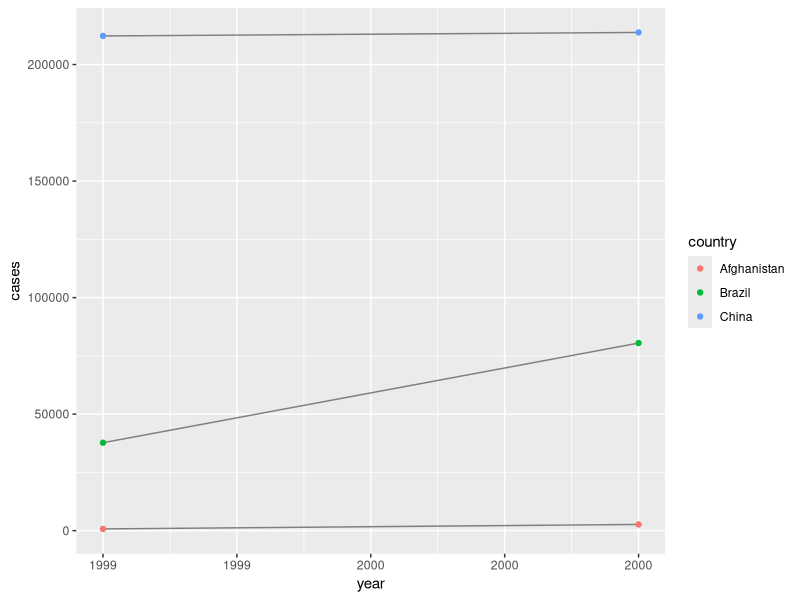
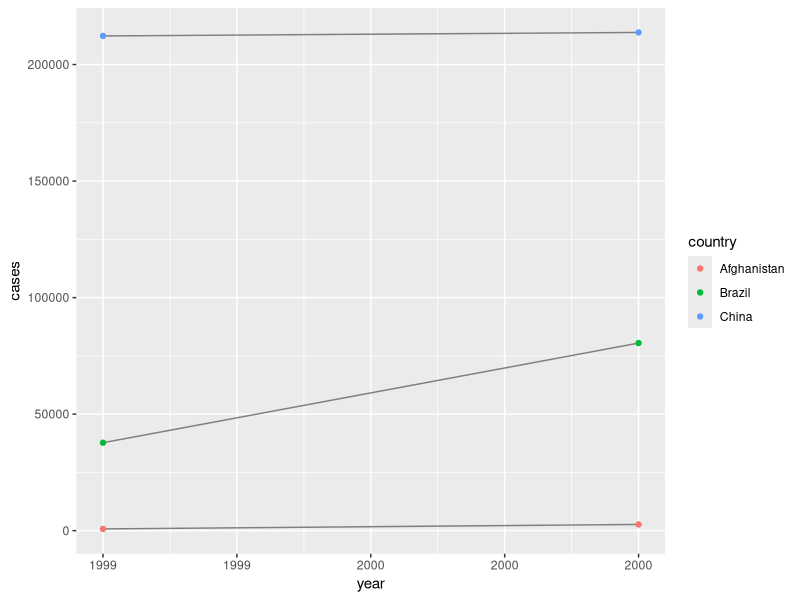
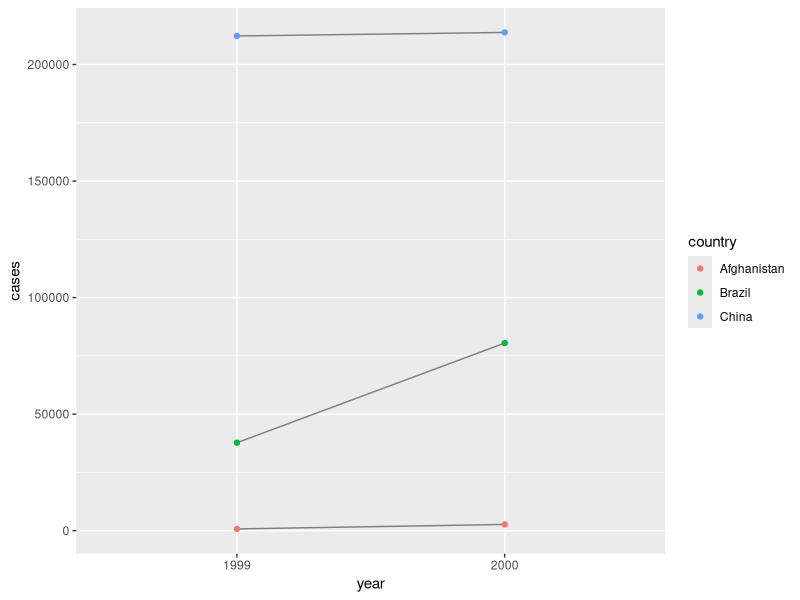
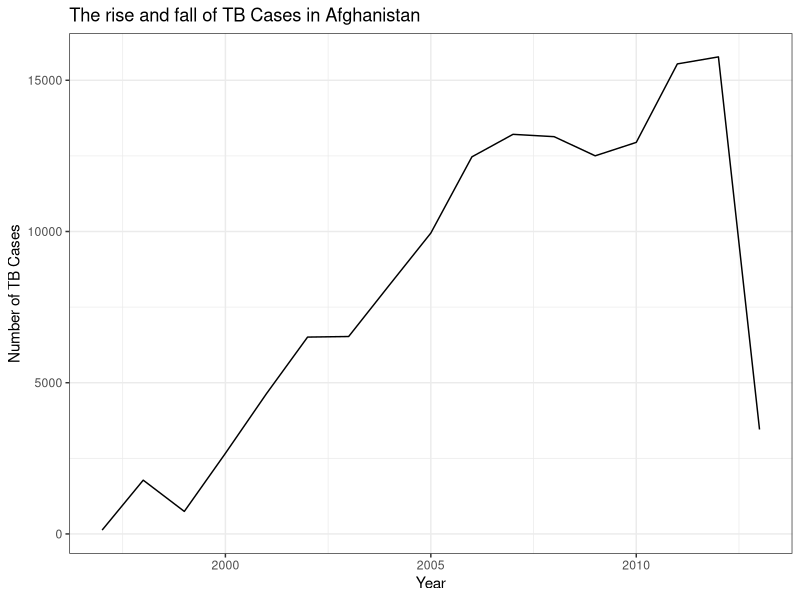

Source code (R) for these figures, in order:
## ---- chunk 1
knitr::opts_chunk$set(
  message = FALSE, 
  warning = FALSE, 
  tidy=FALSE,     # display code as typed
  size="small")   # slightly smaller font for code
options(digits = 4)
# default figure size
knitr::opts_chunk$set(
  fig.width=6.75, 
  fig.height=6.75,
  fig.align = "center"
)
## ---- chunk 2
library(tidyverse)
library(tidyr)
#viewing tables
table1
table2
table3
table4a
table4b

# Compute rate per 10,000
modtable1<-table1 %>% 
  mutate(rate = cases / population * 10000)

# Compute cases per year
table1 %>% 
  count(year, wt = cases)

# Visualise changes in TB cases over time from 1999 to 2000
library(ggplot2)
ggplot(table1, aes(year, cases)) + 
  geom_line(aes(group = country), colour = "grey50") + 
  geom_point(aes(colour = country))

## ---- chunk 3
#Computing rate of TB cases using Table 2

table2%>%
  #to compute rate
  pivot_wider(names_from="type",
              values_from="count")%>%
  mutate(rate=(cases/population)*10000) %>%
#to store back in appropriate place
  pivot_longer(3:5,
               names_to="type",
               values_to="count")

#visualising change in cases using Table2
table2%>%
  pivot_wider(names_from="type",
              values_from="count")%>%
ggplot(aes(year, cases)) + 
  geom_line(aes(group = country), colour = "grey50") + 
  geom_point(aes(colour = country))
## ---- chunk 4
#Computing rate of TB cases using Table 4a and 4b

#joining the table of cases and population
full_join(table4a,table4b, by="country")%>%
  
  #renaming columns
    rename("cases1999"=`1999.x`,
           "cases2000"= `2000.x`,
           "pop1999"=`1999.y`,
           "pop2000"=`2000.y`)%>%
  
  #calculating rate of cases in 1999 and 2000
mutate(rate1999=(cases1999/pop1999)*10000,
        rate2000=(cases2000/pop2000)*10000)%>%
  
  #lengthening the table 
  pivot_longer(2:7,
               names_to="type",
              values_to="count")%>%
  
  #visualising changes in cases
  #only need case numbers
  filter(type==c("cases1999","cases2000"))%>%
  ggplot(aes(type,count))+ 
  geom_line(aes(group = country), colour = "grey50") + 
  geom_point(aes(colour = country))+
  #changing names of values in x-axis
   scale_x_discrete(labels = c('1999','2000'))+
  #changing axis titles
  labs(x="year",y ="cases")+
  NULL
## ---- chunk 5
stocks <- tibble(
  year   = c(2015, 2015, 2016, 2016),
  half  = c(   1,    2,     1,    2),
  return = c(1.88, 0.59, 0.92, 0.17)
)

stocks %>% 
  pivot_wider(names_from = year, values_from = return) %>% 
  pivot_longer(`2015`:`2016`, names_to = "year", values_to = "return")

## ---- chunk 6
preg <- tribble(
  ~pregnant, ~male, ~female,
  "yes",     NA,    10,
  "no",      20,    12
)

pivot_wider(preg,
            names_from="pregnant",
            values_from=c("male","female"))

pivot_longer(preg,
             2:3,
             names_to="gender",
             values_to="number")
## ---- chunk 7
cleaned_who<-who %>%
  pivot_longer(
    cols = new_sp_m014:newrel_f65, 
    names_to = "key", 
    values_to = "cases", 
    values_drop_na = TRUE
  ) %>% 
  mutate(
    key = stringr::str_replace(key, "newrel", "new_rel")
  ) %>%
  separate(key, c("new", "var", "sexage")) %>% 
  select(-new, -iso2, -iso3) %>% 
  separate(sexage, c("sex", "age"), sep = 1)

## ---- chunk 8

cleaned_who%>%
  group_by(year,country)%>%
  select(-var,-sex,-age)%>%
  mutate(cases=sum(cases))%>%
  distinct(cases,country)%>%
  filter(country=="Afghanistan")%>%
    ggplot(aes(x=year,y=cases,group=country))+
  geom_line()+
  labs(x="Year",
       y="Number of TB Cases",
       title="The rise and fall of TB Cases in Afghanistan")+
  theme_bw()

